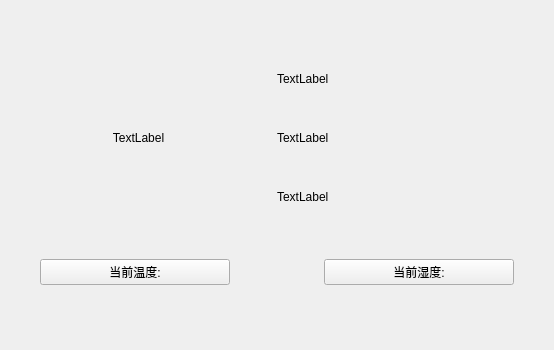
<?xml version="1.0" encoding="UTF-8"?>
<ui version="4.0">
 <class>WeatherWidget</class>
 <widget class="QWidget" name="WeatherWidget">
  <property name="geometry">
   <rect>
    <x>0</x>
    <y>0</y>
    <width>554</width>
    <height>350</height>
   </rect>
  </property>
  <property name="windowTitle">
   <string>Form</string>
  </property>
  <layout class="QVBoxLayout" name="verticalLayout" stretch="0,6,3,1">
   <property name="spacing">
    <number>0</number>
   </property>
   <property name="leftMargin">
    <number>0</number>
   </property>
   <property name="topMargin">
    <number>0</number>
   </property>
   <property name="rightMargin">
    <number>0</number>
   </property>
   <property name="bottomMargin">
    <number>0</number>
   </property>
   <item>
    <spacer name="verticalSpacer_2">
     <property name="orientation">
      <enum>Qt::Vertical</enum>
     </property>
     <property name="sizeHint" stdset="0">
      <size>
       <width>20</width>
       <height>40</height>
      </size>
     </property>
    </spacer>
   </item>
   <item>
    <widget class="QWidget" name="widget_8" native="true">
     <layout class="QHBoxLayout" name="horizontalLayout_4">
      <property name="spacing">
       <number>0</number>
      </property>
      <property name="leftMargin">
       <number>0</number>
      </property>
      <property name="topMargin">
       <number>9</number>
      </property>
      <property name="rightMargin">
       <number>0</number>
      </property>
      <property name="bottomMargin">
       <number>0</number>
      </property>
      <item>
       <widget class="QLabel" name="weatherIconLab">
        <property name="text">
         <string>TextLabel</string>
        </property>
        <property name="alignment">
         <set>Qt::AlignCenter</set>
        </property>
       </widget>
      </item>
      <item>
       <widget class="QWidget" name="widget_9" native="true">
        <layout class="QVBoxLayout" name="verticalLayout_4">
         <property name="spacing">
          <number>0</number>
         </property>
         <property name="leftMargin">
          <number>0</number>
         </property>
         <property name="topMargin">
          <number>0</number>
         </property>
         <property name="rightMargin">
          <number>0</number>
         </property>
         <property name="bottomMargin">
          <number>0</number>
         </property>
         <item>
          <widget class="QLabel" name="locationLab">
           <property name="text">
            <string>TextLabel</string>
           </property>
          </widget>
         </item>
         <item>
          <widget class="QLabel" name="localTemperLab">
           <property name="text">
            <string>TextLabel</string>
           </property>
          </widget>
         </item>
         <item>
          <widget class="QLabel" name="weatherLab">
           <property name="text">
            <string>TextLabel</string>
           </property>
          </widget>
         </item>
        </layout>
       </widget>
      </item>
     </layout>
    </widget>
   </item>
   <item>
    <widget class="QWidget" name="widget_7" native="true">
     <layout class="QHBoxLayout" name="horizontalLayout_3" stretch="0,2,1,2,0">
      <property name="spacing">
       <number>0</number>
      </property>
      <property name="leftMargin">
       <number>0</number>
      </property>
      <property name="topMargin">
       <number>0</number>
      </property>
      <property name="rightMargin">
       <number>0</number>
      </property>
      <property name="bottomMargin">
       <number>0</number>
      </property>
      <item>
       <spacer name="horizontalSpacer">
        <property name="orientation">
         <enum>Qt::Horizontal</enum>
        </property>
        <property name="sizeHint" stdset="0">
         <size>
          <width>40</width>
          <height>20</height>
         </size>
        </property>
       </spacer>
      </item>
      <item>
       <widget class="QPushButton" name="temperBtn">
        <property name="sizePolicy">
         <sizepolicy hsizetype="Expanding" vsizetype="Fixed">
          <horstretch>0</horstretch>
          <verstretch>0</verstretch>
         </sizepolicy>
        </property>
        <property name="text">
         <string>当前温度:</string>
        </property>
       </widget>
      </item>
      <item>
       <spacer name="horizontalSpacer_2">
        <property name="orientation">
         <enum>Qt::Horizontal</enum>
        </property>
        <property name="sizeHint" stdset="0">
         <size>
          <width>40</width>
          <height>20</height>
         </size>
        </property>
       </spacer>
      </item>
      <item>
       <widget class="QPushButton" name="humidityBtn">
        <property name="sizePolicy">
         <sizepolicy hsizetype="Expanding" vsizetype="Fixed">
          <horstretch>0</horstretch>
          <verstretch>0</verstretch>
         </sizepolicy>
        </property>
        <property name="text">
         <string>当前湿度:</string>
        </property>
       </widget>
      </item>
      <item>
       <spacer name="horizontalSpacer_3">
        <property name="orientation">
         <enum>Qt::Horizontal</enum>
        </property>
        <property name="sizeHint" stdset="0">
         <size>
          <width>40</width>
          <height>20</height>
         </size>
        </property>
       </spacer>
      </item>
     </layout>
    </widget>
   </item>
   <item>
    <spacer name="verticalSpacer">
     <property name="orientation">
      <enum>Qt::Vertical</enum>
     </property>
     <property name="sizeHint" stdset="0">
      <size>
       <width>20</width>
       <height>40</height>
      </size>
     </property>
    </spacer>
   </item>
  </layout>
 </widget>
 <resources/>
 <connections/>
</ui>
